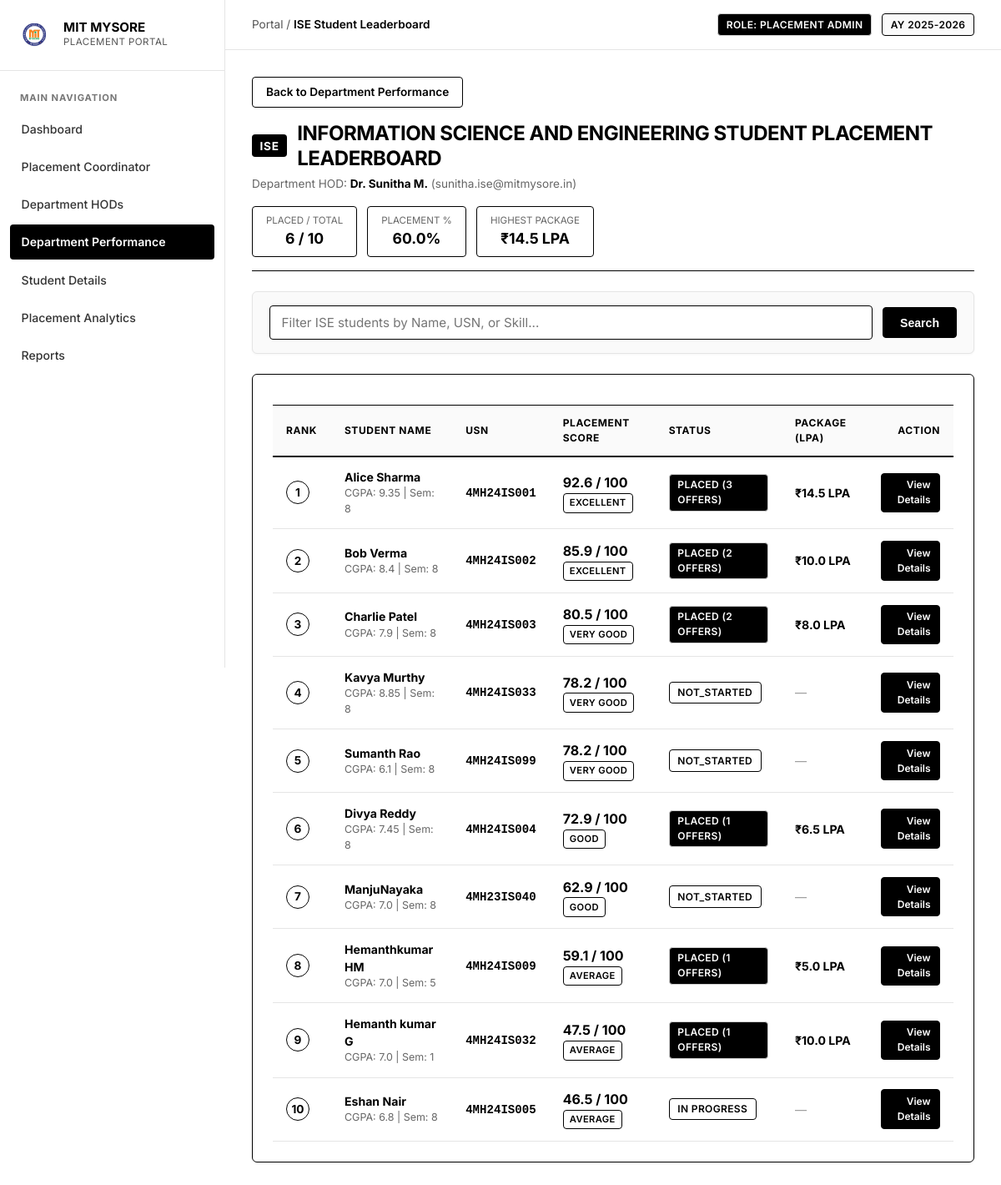
/portal/department/ISE (signed in), run on the app's committed database.
### models.py (models this page shows)
class Department(db.Model):
    __tablename__ = 'departments'
    id = db.Column(db.Integer, primary_key=True)
    code = db.Column(db.String(20), unique=True, nullable=False)
    name = db.Column(db.String(100), unique=True, nullable=False)
    hod_name = db.Column(db.String(100), default='Dr. HOD')
    hod_id = db.Column(db.String(50), default='HOD_01')
    hod_email = db.Column(db.String(100), default='hod@mitmysore.in')
    hod_phone = db.Column(db.String(30), default='+91 98450 11223')
    admins = db.relationship('Admin', backref='department', lazy=True)
    students = db.relationship('Student', backref='department', lazy=True)

class Student(db.Model):
    __tablename__ = 'students'
    usn = db.Column(db.String(20), primary_key=True)
    name = db.Column(db.String(100), nullable=False)
    mobile_number = db.Column(db.String(15), unique=True, nullable=False)
    email = db.Column(db.String(100), unique=True, nullable=True)
    department_id = db.Column(db.Integer, db.ForeignKey('departments.id'), nullable=False)
    session_version = db.Column(db.Integer, default=1)
    semester = db.Column(db.Integer, default=8)
    cgpa = db.Column(db.Float, default=8.0)
    attendance = db.Column(db.Float, default=85.0)
    academic_score = db.Column(db.Float, default=82.0)
    skills = db.Column(db.String(255), default="Python, DSA, SQL")
    programming_languages = db.Column(db.String(255), default="Python, Java, C++")
    technical_skills = db.Column(db.String(255), default="Data Structures, DBMS, Web Development")
    certifications = db.Column(db.String(255), default="Cloud Computing, Full Stack Web Development")
    projects = db.Column(db.Text, default="Smart Placement Portal, AI Resume Screener")
    companies_attended = db.Column(db.Integer, default=0)
    companies_selected = db.Column(db.Integer, default=0)
    offers_count = db.Column(db.Integer, default=0)
    highest_package = db.Column(db.Float, default=0.0)  # in LPA
    average_package = db.Column(db.Float, default=0.0)  # in LPA
    placement_status = db.Column(db.String(50), default="NOT_STARTED") # PLACED, IN_PROCESS, NOT_STARTED, NOT_PLACED
    placement_approval_status = db.Column(db.String(50), default="APPROVED") # PENDING, APPROVED, REJECTED
    approved_by = db.Column(db.String(100), nullable=True)
    approved_at = db.Column(db.DateTime, nullable=True)
    rejected_by = db.Column(db.String(100), nullable=True)
    rejected_at = db.Column(db.DateTime, nullable=True)
    rejection_reason = db.Column(db.Text, nullable=True)
    resume = db.Column(db.String(255), default="Resume_Uploaded.pdf")
    performance = db.relationship('PerformanceRecord', backref='student', uselist=False, lazy=True)
    account_link = db.relationship('StudentAccountLink', backref='student', uselist=False, lazy=True)
    recommendations = db.relationship('LearningRecommendation', backref='student', lazy=True, order_by='LearningRecommendation.created_at.desc()')
    youtube_lessons = db.relationship('YouTubeLesson', backref='student', lazy=True, order_by='YouTubeLesson.created_at.desc()')
    quiz_attempts = db.relationship('QuizAttempt', backref='student', lazy=True, order_by='QuizAttempt.attempted_at.desc()')
    interview_sessions = db.relationship('MockInterviewSession', backref='student', lazy=True, order_by='MockInterviewSession.started_at.desc()')
    course_progress = db.relationship('StudentCourseProgress', backref='student', lazy=True, cascade='all, delete-orphan', order_by='StudentCourseProgress.saved_at.desc()')
    event_actions = db.relationship('StudentEventAction', backref='student', lazy=True, cascade='all, delete-orphan', order_by='StudentEventAction.updated_at.desc()')
    achievements = db.relationship('StudentAchievement', backref='student', lazy=True, cascade='all, delete-orphan', order_by='StudentAchievement.completion_date.desc()')
    notifications = db.relationship('StudentNotification', backref='student', lazy=True, cascade='all, delete-orphan', order_by='StudentNotification.created_at.desc()')
    preference = db.relationship('StudentPreference', backref='student', uselist=False, lazy=True, cascade='all, delete-orphan')
    provider_accounts = db.relationship('ExternalProviderAccount', backref='student', lazy=True, cascade='all, delete-orphan', order_by='ExternalProviderAccount.created_at.desc()')
    sync_logs = db.relationship('CertificateSyncLog', backref='student', lazy=True, cascade='all, delete-orphan', order_by='CertificateSyncLog.sync_started_at.desc()')
    @property
    def placement_score(self):
        if self.performance:
            return round(self.performance.overall_aggregate, 1)
        return 0.0
    @property
    def placement_level(self):
        score = self.placement_score
        if score >= 85:
            return "Excellent"
        elif score >= 75:
            return "Very Good"
        elif score >= 60:
            return "Good"
        elif score >= 40:
            return "Average"
        else:
            return "Needs Improvement"

class PerformanceRecord(db.Model):
    __tablename__ = 'performance_records'
    id = db.Column(db.Integer, primary_key=True)
    student_usn = db.Column(db.String(20), db.ForeignKey('students.usn'), nullable=False, unique=True)
    aptitude_score = db.Column(db.Float, default=0.0)
    gd_status = db.Column(db.Boolean, default=False)
    hr_status = db.Column(db.Boolean, default=False)
    coding_c_score = db.Column(db.Float, default=0.0)
    coding_java_score = db.Column(db.Float, default=0.0)
    coding_dsa_score = db.Column(db.Float, default=0.0)
    technical_interview_score = db.Column(db.Float, default=0.0)
    hr_score = db.Column(db.Float, default=0.0)
    @property
    def coding_overall_score(self):
        return round((self.coding_c_score + self.coding_java_score + self.coding_dsa_score) / 3.0, 1)
    @property
    def overall_aggregate(self):
        coding_avg = self.coding_overall_score
        tech_score = self.technical_interview_score if self.technical_interview_score > 0 else coding_avg
        hr_val = self.hr_score if self.hr_score > 0 else (90.0 if self.hr_status else 45.0)
        gd_val = 90.0 if self.gd_status else 45.0
        score = (self.aptitude_score * 0.25) + (coding_avg * 0.35) + (tech_score * 0.20) + (hr_val * 0.10) + (gd_val * 0.10)
        return round(score, 1)

### app.py (the view)
@app.route('/portal/department/<dept_code>')
def portal_department_leaderboard(dept_code):
    admin = get_current_admin()
    if not admin:
        return redirect(url_for('admin_login'))
    department = Department.query.filter_by(code=dept_code.upper()).first_or_404()
    dept_stats = get_department_stats(department)
    students_query = Student.query.filter_by(department_id=department.id)
    search_query = request.args.get('search', '').strip()
    if search_query:
        students_query = students_query.filter(
            (Student.usn.ilike(f"%{search_query}%")) |
            (Student.name.ilike(f"%{search_query}%")) |
            (Student.skills.ilike(f"%{search_query}%"))
        )
    students = sorted(students_query.all(), key=lambda s: (s.placement_score, s.highest_package), reverse=True)
    return render_template(
        'portal_dept_leaderboard.html',
        active_page='performance',
        active_dept=dept_code.upper(),
        admin=admin,
        department=department,
        stats=dept_stats,
        students=students,
        search_query=search_query
    )

### templates/portal_dept_leaderboard.html (shortened to what this page needs)
{% extends 'portal_base.html' %}
{% block breadcrumb %}{{ department.code }} Student Leaderboard{% endblock %}
{% block portal_content %}
<div style="margin-bottom: 1.5rem;">
    <a href="{{ url_for('portal_performance') }}" class="btn btn-secondary" style="border: 1px solid #000; color: #000; font-size: 0.85rem; padding: 0.45rem 1rem; margin-bottom: 1rem; display: inline-block; background: #fff;">
        Back to Department Performance
    </a>
    <div style="display: flex; justify-content: space-between; align-items: flex-start; flex-wrap: wrap; gap: 1rem; border-bottom: 1px solid #000; padding-bottom: 1rem;">
        <div>
            <div style="display: flex; align-items: center; gap: 0.75rem; margin-bottom: 0.35rem;">
                <span class="badge-dept" style="font-size: 0.85rem; padding: 0.2rem 0.6rem;">{{ department.code }}</span>
                <h2 style="font-size: 1.5rem; font-weight: 700; color: #000; margin: 0; text-transform: uppercase;">
                    {{ department.name }} Student Placement Leaderboard
                </h2>
            </div>
            <p style="color: #666; font-size: 0.85rem; margin: 0;">
                Department HOD: <strong style="color: #000;">{{ department.hod_name }}</strong> ({{ department.hod_email }})
            </p>
        </div>
        <div style="display: flex; gap: 0.75rem; flex-wrap: wrap;">
            <div style="background: #fff; border: 1px solid #000; border-radius: 4px; padding: 0.5rem 1rem; text-align: center;">
                <div style="font-size: 0.72rem; color: #666; text-transform: uppercase;">Placed / Total</div>
                <div style="font-weight: 700; color: #000; font-size: 1.1rem;">{{ stats.placed_count }} / {{ stats.total_students }}</div>
            </div>
            <div style="background: #fff; border: 1px solid #000; border-radius: 4px; padding: 0.5rem 1rem; text-align: center;">
                <div style="font-size: 0.72rem; color: #666; text-transform: uppercase;">Placement %</div>
                <div style="font-weight: 700; color: #000; font-size: 1.1rem;">{{ stats.placement_pct }}%</div>
            </div>
            <div style="background: #fff; border: 1px solid #000; border-radius: 4px; padding: 0.5rem 1rem; text-align: center;">
                <div style="font-size: 0.72rem; color: #666; text-transform: uppercase;">Highest Package</div>
                <div style="font-weight: 700; color: #000; font-size: 1.1rem;">₹{{ stats.highest_package }} LPA</div>
            </div>
        </div>
    </div>
</div>
<div class="card" style="padding: 1rem 1.25rem; margin-bottom: 1.5rem; border: 1px solid #e5e5e5; background: #fafafa;">
    <form method="GET" style="display: flex; gap: 0.75rem; align-items: center;">
        <input type="text" name="search" value="{{ search_query }}" placeholder="Filter {{ department.code }} students by Name, USN, or Skill..." class="form-control" style="flex: 1; padding: 0.6rem 0.85rem; border: 1px solid #000;">
        <button type="submit" class="btn" style="padding: 0.6rem 1.25rem; background: #000; color: #fff; border: 1px solid #000;">Search</button>
    </form>
</div>
<div class="card" style="border: 1px solid #000; padding: 1.5rem;">
    <div style="overflow-x: auto;">
        <table class="portal-table">
            <thead>
                <tr>
                    <th style="width: 70px;">Rank</th>
                    <th>Student Name</th>
                    <th>USN</th>
                    <th>Placement Score</th>
                    <th>Status</th>
                    <th>Package (LPA)</th>
                    <th style="text-align: right;">Action</th>
                </tr>
            </thead>
            <tbody>
                {% for student in students %}
                <tr onclick="window.location.href='{{ url_for('portal_student_details', usn=student.usn) }}'" style="cursor: pointer;">
                    <td>
                        <span class="rank-badge rank-normal" style="border: 1px solid #000; background: #fff; color: #000;">
                            {{ loop.index }}
                        </span>
                    </td>
                    <td>
                        <div style="font-weight: 700;">{{ student.name }}</div>
                        <div style="font-size: 0.78rem; color: #666;">CGPA: {{ student.cgpa }} | Sem: {{ student.semester }}</div>
                    </td>
                    <td>
                        <span style="font-family: monospace; font-weight: 600;">{{ student.usn }}</span>
                    </td>
                    <td>
                        <div style="font-weight: 700; font-size: 1rem;">
                            {{ student.placement_score }} / 100
                        </div>
                        <span class="badge" style="border: 1px solid #000; font-size: 0.7rem; padding: 0.15rem 0.45rem; background: #fff; color: #000;">
                            {{ student.placement_level }}
                        </span>
                    </td>
                    <td>
                        {% if student.placement_status == 'Placed' %}
                            <span class="badge" style="background: #000; color: #fff;">
                                Placed ({{ student.offers_count }} Offers)
                            </span>
                        {% else %}
                            <span class="badge" style="border: 1px solid #000; background: #fff; color: #000;">
                                {{ student.placement_status }}
                            </span>
                        {% endif %}
                    </td>
                    <td>
                        {% if student.highest_package > 0 %}
                            <strong>₹{{ student.highest_package }} LPA</strong>
                        {% else %}
                            <span style="color: #999;">—</span>
                        {% endif %}
                    </td>
                    <td style="text-align: right;">
                        <span class="btn" style="font-size: 0.75rem; padding: 0.3rem 0.65rem; background: #000; color: #fff; border: 1px solid #000;">
                            View Details
                        </span>
                    </td>
                </tr>
                {% else %}
                <tr>
                    <td colspan="7" style="text-align: center; padding: 2rem; color: #666;">
                        No students found matching your search.
                    </td>
                </tr>
                {% endfor %}
            </tbody>
        </table>
    </div>
</div>
{% endblock %}

### data on the page
Department: code "ISE", name "INFORMATION SCIENCE AND ENGINEERING", hod_name "Dr. Sunitha M.", hod_email "sunitha.ise@mitmysore.in", search "Filter ISE students by Name, USN, or Skill..."
Student: highest_package "14.5", name "Alice Sharma", cgpa "9.35", semester "8", usn "4MH24IS001", placement_score "92.6", placement_level "EXCELLENT", offers_count "3"
Student: name "Bob Verma", cgpa "8.4", semester "8", usn "4MH24IS002", placement_score "85.9", placement_level "EXCELLENT", offers_count "2", highest_package "10.0"
Student: name "Charlie Patel", cgpa "7.9", semester "8", usn "4MH24IS003", placement_score "80.5", placement_level "VERY GOOD", offers_count "2", highest_package "8.0"
Student: name "Kavya Murthy", cgpa "8.85", semester "8", usn "4MH24IS033", placement_score "78.2", placement_level "VERY GOOD", placement_status "NOT_STARTED"
Student: name "Sumanth Rao", cgpa "6.1", semester "8", usn "4MH24IS099", placement_score "78.2", placement_level "VERY GOOD", placement_status "NOT_STARTED"
Student: name "Divya Reddy", cgpa "7.45", semester "8", usn "4MH24IS004", placement_score "72.9", placement_level "GOOD", offers_count "1", highest_package "6.5"
Student: name "ManjuNayaka", cgpa "7.0", semester "8", usn "4MH23IS040", placement_score "62.9", placement_level "GOOD", placement_status "NOT_STARTED"
Student: name "Hemanthkumar HM", cgpa "7.0", semester "5", usn "4MH24IS009", placement_score "59.1", placement_level "AVERAGE", offers_count "1", highest_package "5.0"
Student: name "Hemanth kumar G", cgpa "7.0", semester "1", usn "4MH24IS032", placement_score "47.5", placement_level "AVERAGE", offers_count "1", highest_package "10.0"
Student: name "Eshan Nair", cgpa "6.8", semester "8", usn "4MH24IS005", placement_score "46.5", placement_level "AVERAGE", placement_status "IN PROGRESS"

### other printed values
{{ stats.placed_count }} "6"
{{ stats.total_students }} "10"
{{ stats.placement_pct }} "60.0"
